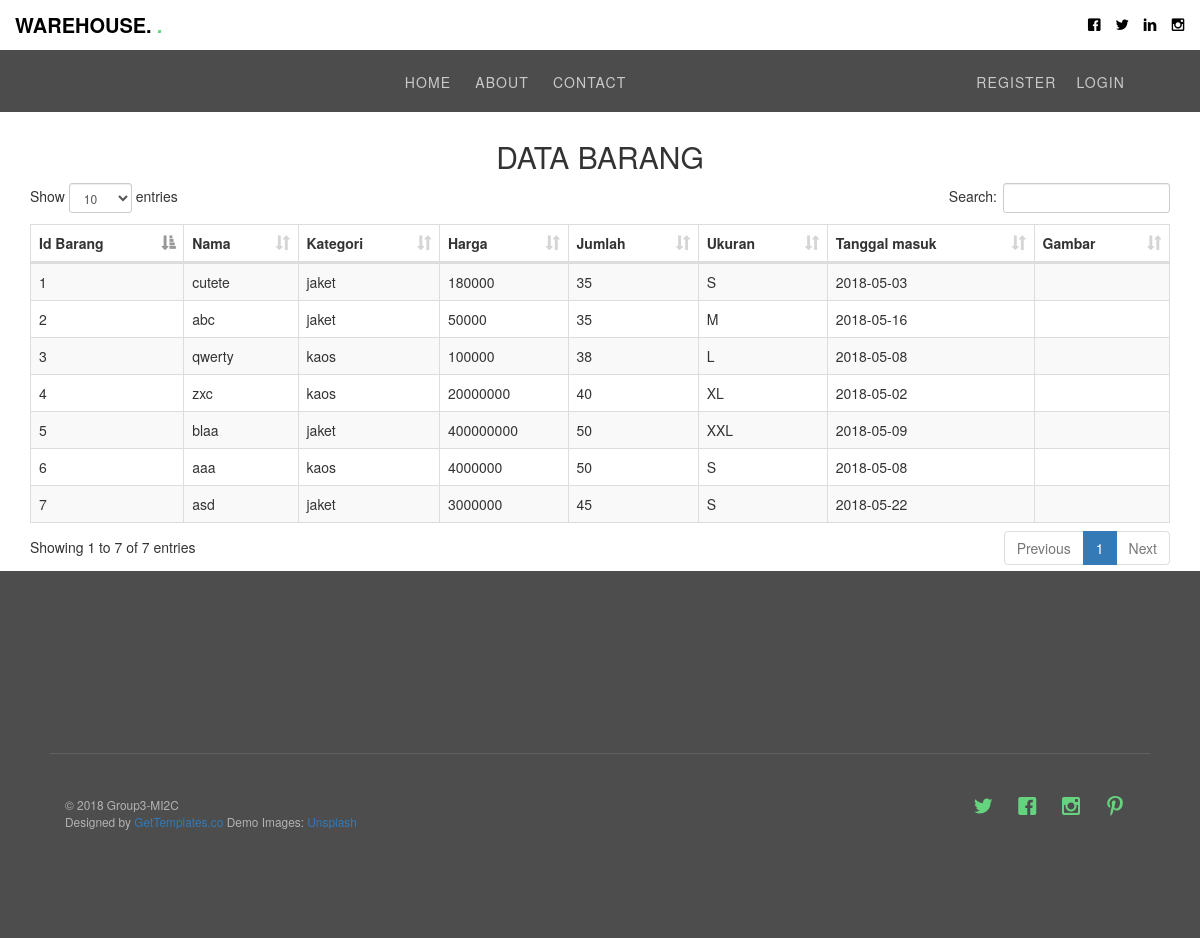
The page /index.php/tabelbarang/tabel on the database as committed earlier.
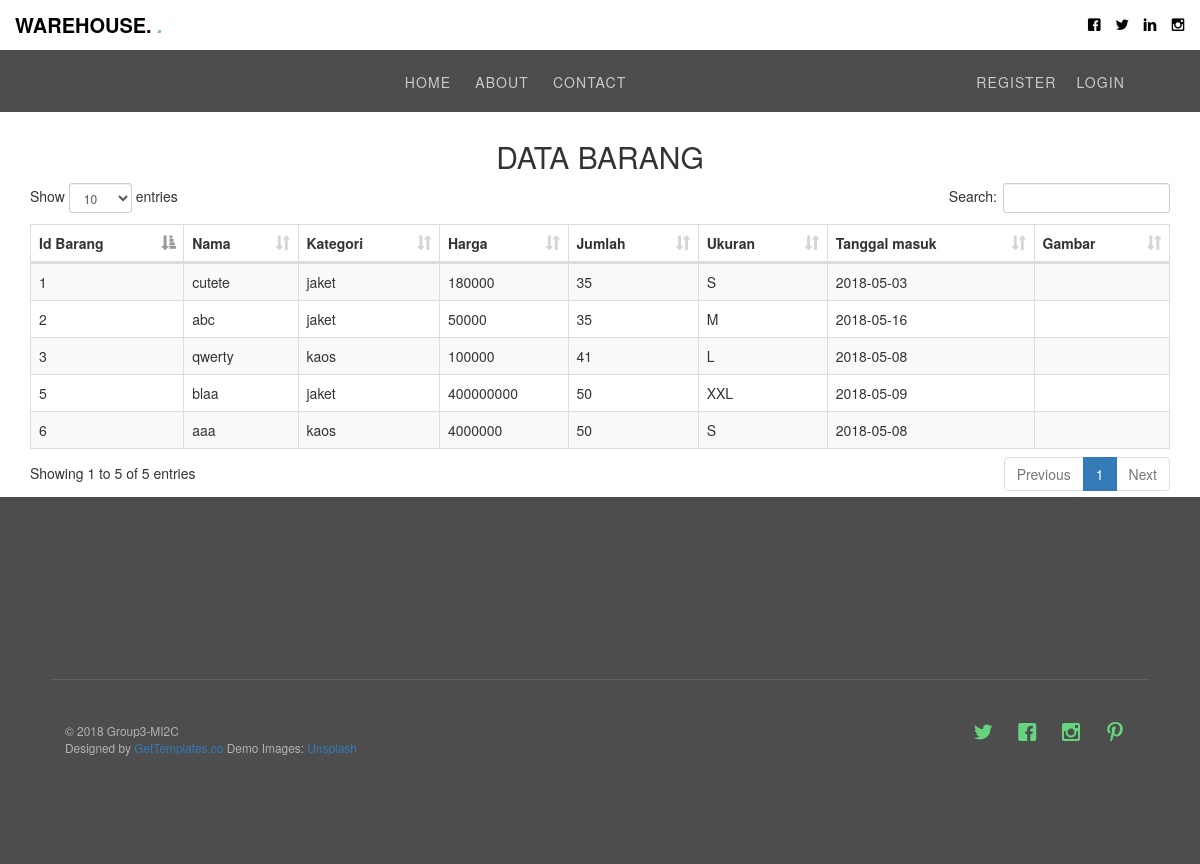
The same page on the database as committed later.
### tables this page shows
CREATE TABLE `barang` (
  `id_barang` int(11) NOT NULL,
  `nama` varchar(25) NOT NULL,
  `id_kategori` int(11) NOT NULL,
  `harga` varchar(25) NOT NULL,
  `jumlah` varchar(10) NOT NULL,
  `id_admin` int(11) NOT NULL,
  `id_ukuran` int(11) NOT NULL,
  `tgl_masuk` date NOT NULL,
  `Gambar` varchar(200) NOT NULL
);

CREATE TABLE `kategori` (
  `id_kategori` int(11) NOT NULL,
  `nama_kategori` varchar(50) NOT NULL
);

CREATE TABLE `ukuran` (
  `id_ukuran` int(10) NOT NULL,
  `nama_ukuran` varchar(20) NOT NULL
);

### application/controllers/Tabelbarang.php (called while the page is built, shortened)
<?php
class Tabelbarang extends CI_Controller {
	public function __construct()
	{
		$this->load->helper('url');
        $this->load->helper('form');
        $this->load->helper('text');
		$this->load->model('Gudang_model');
        $this->load->model('Barang_model');
        $this->load->model('Kategori_model');
        $this->load->model('Admin_model');
		$this->load->helper(array('url_helper','date','file'));
	}
	public function tabel()
	{
		$data['barang']=$this->Barang_model->get_all_barang();
		$this->load->view('user/barang',$data);
	}
}

### index.php (called while the page is built, shortened)
<?php
require_once BASEPATH.'core/CodeIgniter.php';

### application/models/Barang_model.php (called while the page is built, shortened)
<?php
class Barang_model extends CI_Model
{
	public function get_all_barang($limit = FALSE, $offset = FALSE)
	{
        $this->db->order_by('barang.tgl_masuk', 'DESC');
        $this->db->join('kategori', 'kategori.id_kategori = barang.id_kategori');
        $this->db->join('admin', 'admin.id_admin = barang.id_admin');
        $this->db->join('ukuran', 'ukuran.id_ukuran = barang.id_ukuran');
		$this->db->from('barang');
		$query=$this->db->get();
		return $query->result();
	}
}

### application/views/user/barang.php (the view, shortened to what this page needs)
<!DOCTYPE html>
<html>
<header>
<br>
<br><br>
  </header>
    <head>
    <link href="<?php echo base_url('assests/bootstrap/css/bootstrap.min.css')?>" rel="stylesheet">
    <link href="<?php echo base_url('assests/datatables/css/dataTables.bootstrap.css')?>" rel="stylesheet">
  </head>
  <body>
  <div class="container">
    <br />
    <br />
    <br />
<h2 class="text-center">DATA BARANG</h2>
    <table id="table_id" class="table table-striped table-bordered" cellspacing="0" width="100%">
      <thead>
        <tr>
         <th>Id Barang</th>
          <th>Nama</th>
          <th>Kategori</th>
          <th>Harga</th>
          <th>Jumlah</th>
          <th>Ukuran</th>
          <th>Tanggal masuk</th>
          <th>Gambar</th>
        </tr>
      </thead>
      <tbody>
        <?php foreach($barang as $tabelbarang){?>
             <tr>
                 <td><?php echo $tabelbarang->id_barang;?></td>
                 <td><?php echo $tabelbarang->nama;?></td>
                 <td><?php echo $tabelbarang->nama_kategori;?></td>
                 <td><?php echo $tabelbarang->harga;?></td>
                 <td><?php echo $tabelbarang->jumlah;?></td>
                 <td><?php echo $tabelbarang->nama_ukuran;?></td>
                 <td><?php echo $tabelbarang->tgl_masuk;?></td>
                  <td><?php echo $tabelbarang->Gambar;?></td>
              </tr>
             <?php }?>
      </tbody>
    </table>
  </div>
  </body>
</html>

Rows that differ between the two databases and show on the page:
removed barang: id_barang "7", nama "asd", id_kategori.nama_kategori "jaket", harga "3000000", jumlah "45", id_ukuran.nama_ukuran "S", tgl_masuk "2018-05-22"
removed barang: id_barang "4", nama "zxc", id_kategori.nama_kategori "kaos", harga "20000000", jumlah "40", id_ukuran.nama_ukuran "XL", tgl_masuk "2018-05-02"
changed barang "qwerty": jumlah "38" → "41"; moves up the list
Other text that changed with them:
text written by a page script: "Show entries Search: Showing 1 to 7 of 7 entries Previous 1 Next" → "Show entries Search: Showing 1 to 5 of 5 entries Previous 1 Next"
